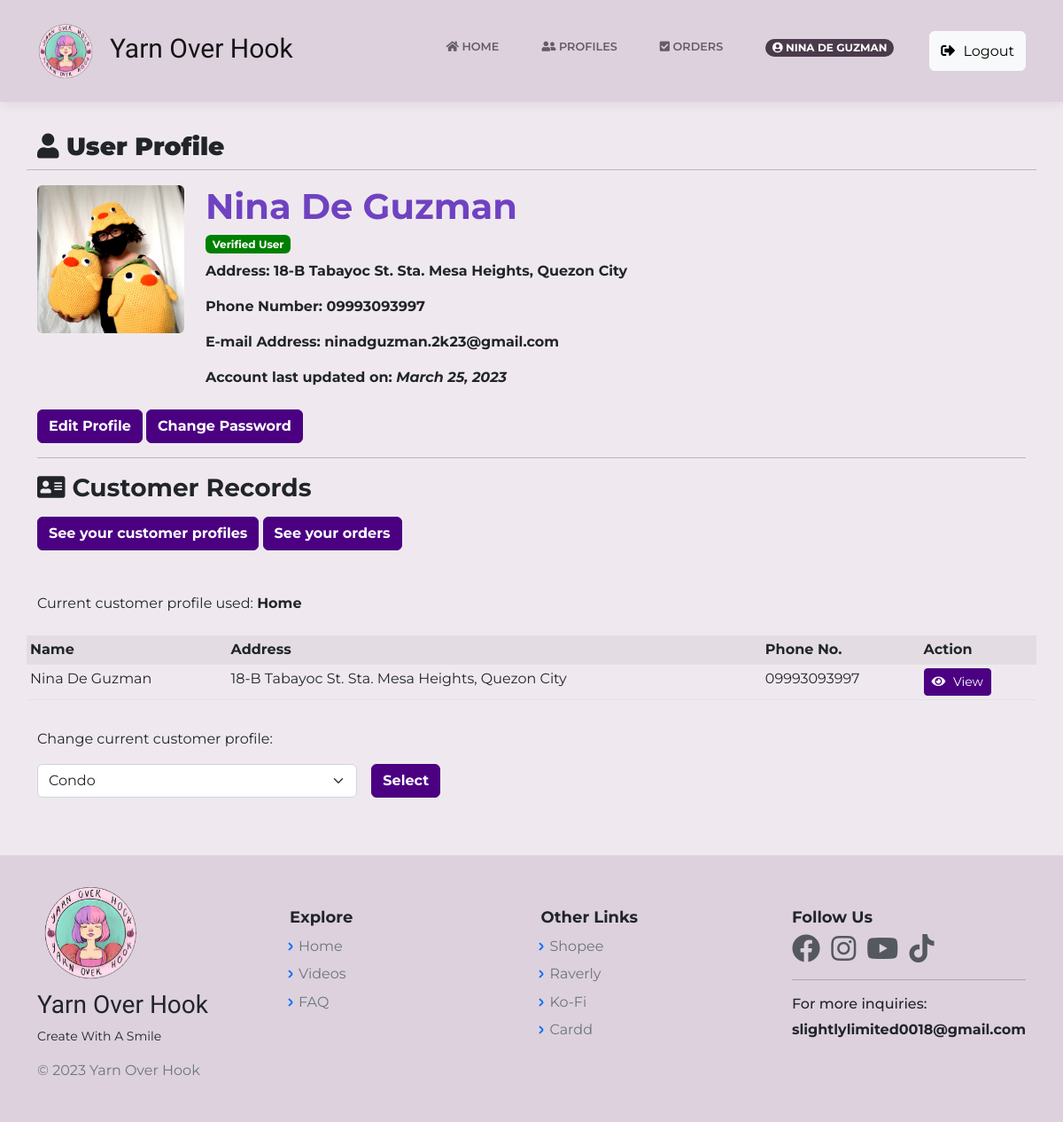
Page /UserProfile.php (signed in) on the earlier database version.
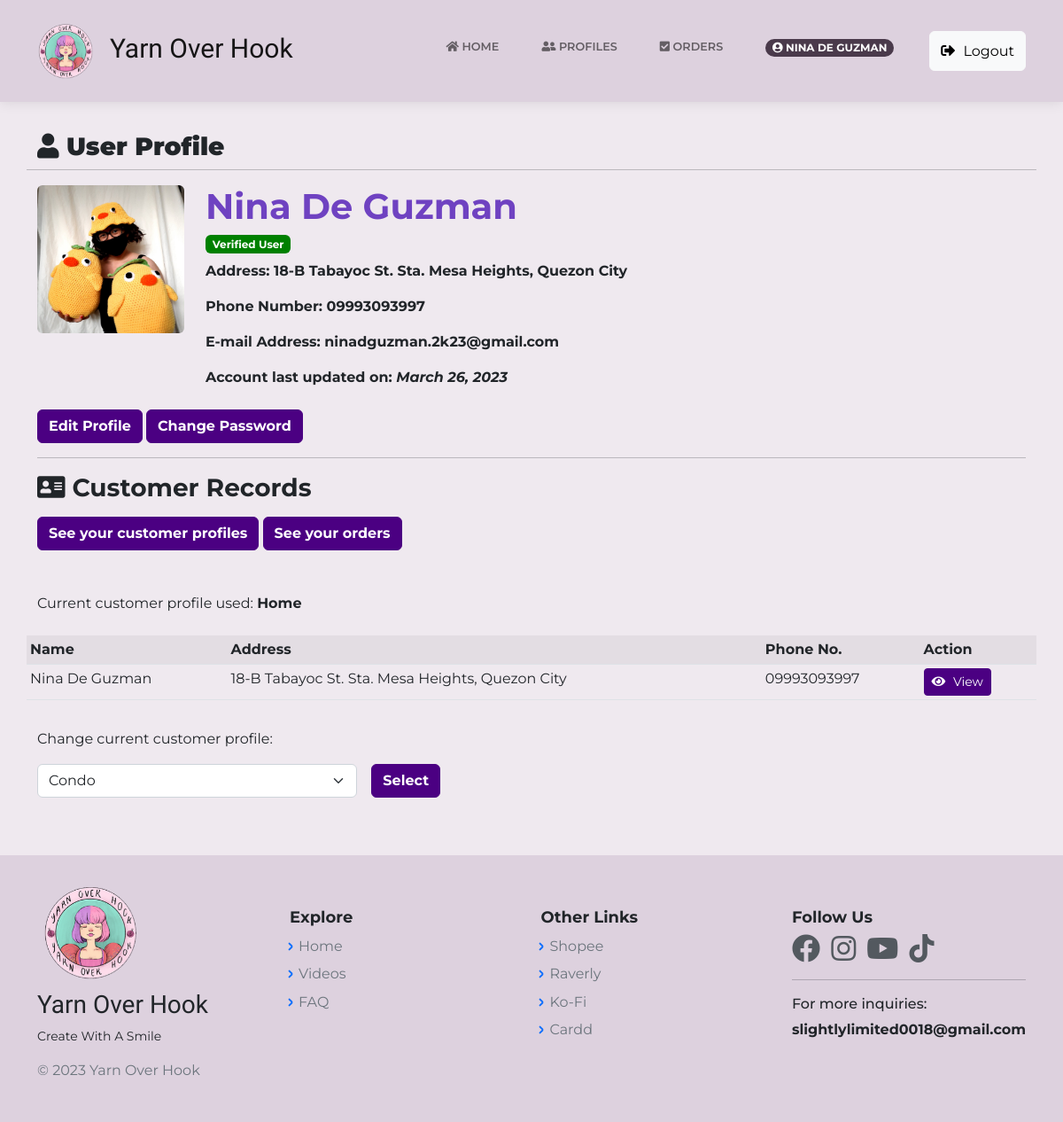
Same page on the later database version.
### tables this page shows
CREATE TABLE `register` (
  `id` bigint(20) NOT NULL,
  `cust_name` varchar(60) NOT NULL,
  `cust_avatar` varchar(255) NOT NULL,
  `cust_email` varchar(60) DEFAULT NULL,
  `cust_pass` varchar(255) NOT NULL,
  `cust_reg` varchar(60) NOT NULL,
  `cust_city` varchar(50) NOT NULL,
  `cust_st` text NOT NULL,
  `cust_brgy` varchar(50) NOT NULL,
  `cust_unit` int(11) NOT NULL,
  `cust_zip` int(10) NOT NULL,
  `cust_phone` varchar(50) NOT NULL,
  `login_id` bigint(12) NOT NULL,
  `date` timestamp NOT NULL DEFAULT current_timestamp() ON UPDATE current_timestamp(),
  `user_rank` varchar(20) NOT NULL DEFAULT 'user',
  `cust_address` varchar(60) NOT NULL,
  `cust_status` int(11) NOT NULL,
  `login_attempt` int(11) NOT NULL,
  `otp` int(11) NOT NULL
);

CREATE TABLE `cust_profile` (
  `id` bigint(20) NOT NULL,
  `c_id` bigint(12) NOT NULL,
  `c_name` varchar(60) NOT NULL,
  `c_label` varchar(255) NOT NULL,
  `region` varchar(60) NOT NULL,
  `city` varchar(60) NOT NULL,
  `street` varchar(60) NOT NULL,
  `barangay` varchar(60) NOT NULL,
  `phone_no` varchar(20) NOT NULL,
  `zip_code` int(12) NOT NULL,
  `unit_no` int(11) NOT NULL,
  `date` timestamp NOT NULL DEFAULT current_timestamp() ON UPDATE current_timestamp(),
  `address` varchar(150) NOT NULL,
  `login_id` bigint(12) NOT NULL,
  `unique_id` int(5) NOT NULL DEFAULT 1,
  `cust_status` int(1) NOT NULL DEFAULT 0
);

### UserProfile.php (the view, shortened to what this page needs)
<?php
    include("includes/dbh.inc.php");
    require 'layouts/Header.php';
    if(isset($_SESSION['login_id'])) {
		$id = mysqli_real_escape_string($con, $_SESSION['login_id']);
		$item = "SELECT * FROM register WHERE login_id = $id AND user_rank = 'user'";
		$result = mysqli_query($con, $item);
		$user = mysqli_fetch_assoc($result);
        $cust_prof = mysqli_real_escape_string($con, $_SESSION['login_id']);
		$main = "SELECT * FROM cust_profile WHERE c_id = $cust_prof AND cust_status='1'";
		$result_prof = mysqli_query($con, $main);
		$select = mysqli_fetch_all($result_prof, MYSQLI_ASSOC);
		$other = "SELECT * FROM cust_profile WHERE c_id = $cust_prof AND cust_status='0'";
        $other_count = "SELECT COUNT(*) FROM cust_profile WHERE c_id = $cust_prof AND cust_status='0'";
		$result_choice = mysqli_query($con, $other);
        $result_count = mysqli_query($con, $other_count);
		$option = mysqli_fetch_all($result_choice, MYSQLI_ASSOC);
        $count = mysqli_fetch_array($result_count)[0];
	}
?>
<body class="d-flex flex-column min-vh-100">
<?php require 'layouts/nav.php';?>
    <div class="container my-5">
        <?php if($user): ?>
        <div class="row my-3">
            <h3 style="font-weight:bold;"><strong> <i class="fas fa-user"></i> User Profile </strong></h3><hr>
            <div class="col-md-2">
                <img class="img-fluid rounded" src="<?php echo $user['cust_avatar'] ?>" title="<?php echo $user['cust_name'] ?>" alt="<?php echo $user['cust_name'] ?>">
            </div>
            <div class="col-md-10">
                <h1 style="font-weight:bold;color: rgb(111, 66, 193);"> <?php echo $user['cust_name'] ?> </h1>
                <h6 style="font-weight:bold;"> <span class="badge" style="background-color:green;"> Verified User </span></h6>
                <p style="font-weight:bold;"> Address: <?php echo $user['cust_address'] ?> </p>
                <p style="font-weight:bold;"> Phone Number: <?php echo $user['cust_phone'] ?> </p>
                <p style="font-weight:bold;"> E-mail Address: <?php echo $user['cust_email'] ?> </p>
                <p style="font-weight:bold;"> Account last updated on: <i><?php echo date("F d, Y", strtotime($user['date'])); ?></i>  </p>
            </div>
            <div class="float-end mt-2">
                <a class="btn btn-dark" href="UserProfileEdit.php" role="button" style="font-weight:bold;border-color:indigo;background-color:indigo;;"> Edit Profile </a>
                <a class="btn btn-dark" href="ChangePassword.php" role="button" style="font-weight:bold;border-color:indigo;background-color:indigo;"> Change Password </a>
            </div>
        </div>
        <hr><div class="row my-3">
        <h3><strong> <i class="fas fa-address-card" ></i> Customer Records </strong></h3>
        <?php foreach($select as $prof): ?>
            <div class="float-end mt-2 mb-5">
                <a class="btn btn-dark" href="ProfileAccntView.php" role="button" style="font-weight:bold;border-color:indigo;background-color:indigo;"> See your customer profiles </a>
                <a class="btn btn-dark" href="OrderPageCust.php" role="button" style="font-weight:bold;border-color:indigo;background-color:indigo;"> See your orders </a>
            </div>
            <p> Current customer profile used: <strong> <?php echo $prof['c_label']; ?> </strong> </p>
            <table class="table table-striped table-hover table-sm mt-2">
                <tr>
                    <th style="font-weight:bold;"> Name </th>
                    <th style="font-weight:bold;"> Address </th>
                    <th style="font-weight:bold;"> Phone No. </th>
                    <th style="font-weight:bold;"> Action </th>
                </tr>
                <tr><td> <?php echo $prof['c_name']; ?> </td>
                <td> <?php echo $prof['address']; ?>  </td>
                <td> <?php echo $prof['phone_no']; ?> </td>
                <td> <a class="btn btn-sm btn-primary" href="ProfileAccnt.php?id=<?php echo $prof['id'] ?>" role="button" style="border-color:indigo;background-color:indigo;;"><i class="fas fa-eye"></i> View</a> </td></tr>
            </table>
        <?php endforeach; ?>
        <?php if($count < 1) {
            echo "<p> Please create a new record in the Profiles page in order to change your current customer profile. </p>";
            ?>
        <?php } else if ($count >= 1) {
            ?>
            <div class="form-group mt-3">
                <p> Change current customer profile: </p>
                <form class="row g-3" action="UserProfile.php?id=<?php echo $_SESSION['login_id'] ?>" method="POST">
                    <div class="col-md-4">
                        <select class="form-select" id="selected_prof" name="selected_prof" aria-label=".form-select example">
                            <?php foreach($option as $change): ?>
                            <option value="<?php echo $change['id']; ?>"><?php echo $change['c_label']; ?></option>
                            <?php endforeach; ?>
                        </select>
                    </div>
                    <div class="col-auto">
                        <input class="btn btn-success" type="submit" id="submit" name="change_current" value="Select"  style="font-weight:bold;background-color:indigo;border-color:indigo;">
                    </div>
                </form>
            </div>
            <?php
        }
        ?>
        </div>
        <?php else: ?>
                <div class="container my-5">
                    <h2> Oops.. Page not found. Please try again. </h2>
                </div>
        <?php endif ?>
    </div>
<?php require 'layouts/Footer.php';?>

### layouts/Header.php (shortened to what this page needs)
<!DOCTYPE html>
    <html lang="en">
    <head>
        <link rel="stylesheet" href="assets/bootstrap/css/bootstrap.min.css">
        <link rel="stylesheet" href="https://use.fontawesome.com/releases/v5.14.0/css/all.css">
        <link rel="stylesheet" href="https://cdnjs.cloudflare.com/ajax/libs/OwlCarousel2/2.3.4/assets/owl.carousel.min.css" />
        <link rel="stylesheet" href="https://cdnjs.cloudflare.com/ajax/libs/OwlCarousel2/2.3.4/assets/owl.theme.default.min.css" />
        <link rel="stylesheet" href="https://cdn.jsdelivr.net/npm/pace-js@latest/pace-theme-default.min.css">
        <link href="https://cdnjs.cloudflare.com/ajax/libs/sweetalert/1.1.3/sweetalert.css" rel="stylesheet" />
        <link rel="stylesheet" href="assets/css/main.css">
        <link rel="stylesheet" href="assets/css/minimal.css">
        <link rel="stylesheet" href="assets/css/animate.min.css">
        <link rel="stylesheet" href="assets/fonts/simple-line-icons.min.css">
        <link rel="stylesheet" href="assets/css/Animated-Pretty-Product-List-v12-Animated-Pretty-Product-List.css">
        <link rel="stylesheet" href="assets/css/ProdListDesign.css">
        <link rel="stylesheet" href="assets/css/Login-with-overlay-image.css">
        <link rel="stylesheet" href="assets/css/LoginOverlay.css">
        <link rel="stylesheet" href="assets/css/modal.css">
        <link rel="stylesheet" href="assets/css/Profile-Card.css">
        <link rel="stylesheet" href="assets/css/Profile-Edit-Form-styles.css">
        <link rel="stylesheet" href="assets/css/Profile-Edit-Form.css">
        <link rel="stylesheet" href="assets/css/ProfileEdit1.css">
        <link rel="stylesheet" href="assets/css/ProfileEdit2.css">
        <link rel="stylesheet" href="assets/css/ProfileEdit3.css">
        <link rel="stylesheet" href="assets/css/SearchCSS.css">
        <link rel="stylesheet" href="assets/css/Search-Input-responsive.css">
        <link rel="stylesheet" href="assets/css/styleA.css">
        <link rel="stylesheet" href="assets/css/vanilla-zoom.min.css">
        <link rel="stylesheet" href="assets/css/ProfileDesignAdmin.css">
    </head>

### layouts/Nav.php (shortened to what this page needs)
<header>
    <nav class="navbar navbar-light navbar-expand-lg fixed-top clean-navbar">
        <div class="container">
        <a class="navbar-brand logo mx-auto" href="HomePage.php" style="padding-left: 55px;padding-right: 0px;margin-right: 44px;font-size: 30px;font-family: Alata, sans-serif;">
        <img width="70" style="padding-left: 0px;margin-left: -58px;padding-bottom: 0px;" src="assets/img/LOGOEXAMPLE.png" title="Yarn Over Hook" alt="Yarn Over Hook">&nbsp; Yarn Over Hook</a>
            <div class="collapse navbar-collapse my-2" id="navcol-1">
            <?php
                if (isset($_SESSION['login_id']) && $_SESSION['user_rank'] == 'user'){
                    echo '<ul class="navbar-nav ms-auto">
                    <li class="nav-item"><a class="nav-link" href="HomePage.php"><i class="fas fa-home"></i> Home</a></li>
                    <li class="nav-item"><a class="nav-link" href="ProfileAccntView.php"><i class="fas fa-user-friends"></i> Profiles</a></li>
                    <li class="nav-item"><a class="nav-link" href="OrderPageCust.php"><i class="fas fa-check-square"></i> Orders</a></li>
                    <li class="nav-item"><a class="nav-link" href="UserProfile.php"><h6><span class="badge rounded-pill text-white" style="background-color: #4a3a4b;"><i class="fas fa-user-circle"></i> '.$_SESSION['cust_name'].'</span></h6></a></li>
                    <button class="btn btn-light my-3 my-sm-0" id="logout" name="logout" type="submit"> <i class="fas fa-sign-out-alt"></i> Logout</button>
                    </ul>';
                    ?>
                    <?php
                } else if (isset($_SESSION['login_id']) && $_SESSION['user_rank'] == 'admin') {
                    echo '<ul class="navbar-nav ms-auto">
                    <li class="nav-item"><a class="nav-link" href="HomePage.php"><i class="fas fa-home"></i> Home</a></li>
                    <li class="nav-item"><a class="nav-link" href="CustomerProfileListAdmin.php"><i class="fas fa-user-friends"></i> Profiles</a></li>
                    <li class="nav-item"><a class="nav-link" href="Inventory.php"><i class="fas fa-dolly-flatbed"></i> Inventory</a></li>
                    <li class="nav-item"><a class="nav-link" href="OrdersAdminView.php"><i class="fas fa-check-square"></i> Orders</a></li>
                    <li class="nav-item"><a class="nav-link" href="UserProfileAdmin.php"><h6><span class="badge rounded-pill text-white" style="background-color: #4a3a4b;"><i class="fas fa-user-cog"></i> '.$_SESSION['cust_name'].'</span></h6></a></li>
                    <button class="btn btn-light my-3 my-sm-0" id="logout" name="logout" type="submit"> <i class="fas fa-sign-out-alt"></i> Logout</button>
                    </ul>';
                    ?>
            <script src="https://ajax.googleapis.com/ajax/libs/jquery/1.12.4/jquery.min.js"></script>
            <script src="https://maxcdn.bootstrapcdn.com/bootstrap/3.3.7/js/bootstrap.min.js"></script>
            <script src="assets/js/sessiontimeout.js"></script>
            <?php
                }
            ?>
            </div>
        </div>
    </nav>
</header>

### layouts/Footer.php (shortened to what this page needs)
  <footer class="mt-auto page-footer">
    <div class="container">
   	  <div class="row">
        <div class="col-12 col-md-3">
        	<a href="#"><img class="mb-2" src="assets/img/LOGOEXAMPLE.png" width="120" alt="Yarn Over Hook" title="Yarn Over Hook"></a>
          <h3 style="font-family: Alata, sans-serif;">Yarn Over Hook</h3>
          <small class="d-block mb-3">Create With A Smile</small>
          <p class="d-block mb-3 text-muted">&copy; <?php echo date("Y"); ?> Yarn Over Hook</p>
        </div>
        <div class="col-6 col-md">
          <h5>Explore</h5>
          <ul class="list-unstyled text-small">
            <li class="mb-1"><a class="link-secondary text-decoration-none" href="HomePage.php">Home</a></li>
            <li class="mb-1"><a class="link-secondary text-decoration-none" href="Videos.php">Videos</a></li>
            <li class="mb-1"><a class="link-secondary text-decoration-none" href="FAQ.php">FAQ</a></li>
          </ul>
        </div>
        <div class="col-6 col-md">
          <h5>Other Links</h5>
          <ul class="list-unstyled text-small">
            <li class="mb-1"><a class="link-secondary text-decoration-none" target="_blank" href="https://shopee.ph/y.o.h.plus">Shopee</a></li>
            <li class="mb-1"><a class="link-secondary text-decoration-none" target="_blank" href="https://www.ravelry.com/people/yohplus">Raverly</a></li>
            <li class="mb-1"><a class="link-secondary text-decoration-none" target="_blank" href="https://ko-fi.com/yohplus/link/CHONKY10">Ko-Fi</a></li>
            <li class="mb-1"><a class="link-secondary text-decoration-none" target="_blank" href="https://yohplus.carrd.co">Cardd</a></li>
          </ul>
        </div>
        <div class="col-12 col-md">
        <h5>Follow Us</h5>
          <div class="ft-soc">
  				  <a href="https://www.facebook.com/y.o.h.plus" target="_blank"> <i class="fab fa-facebook fa-2x me-2"></i></a>
            <a href="https://www.instagram.com/y.o.h.plus" target="_blank"> <i class="fab fa-instagram fa-2x me-2"></i></a>
  				  <a href="https://www.youtube.com/channel/UCSxg8KwMRQxEk8v5vjpXKcg" target="_blank"> <i class="fab fa-youtube fa-2x me-2"></i></a>
            <a href="https://vt.tiktok.com/ZScNM2Lx" target="_blank"> <i class="fab fa-tiktok fa-2x me-2"></i></a>
          </div><hr>
        <h6>For more inquiries:</h6>
        <strong>slightlylimited0018@gmail.com</strong>
    </footer>
    </body>
</html>

### assets/css/main.css (style rules this page uses)
body { background-color: #efe9ef !important; padding-top: 85px; }
footer { background-color: #ddd1de !important; padding: 30px; }
nav { padding: 20px; }
.navbar { background-color: #ddd1de; }
.container { animation: transitionInContainer 0.50s; }

### assets/css/Profile-Edit-Form-styles.css (style rules this page uses)
hr { height: 2px; }

### assets/css/Profile-Edit-Form.css (style rules this page uses)
hr { height: 2px; }

### assets/css/ProfileEdit1.css (style rules this page uses)
hr { height: 2px; }

### assets/css/ProfileEdit2.css (style rules this page uses)
hr { height: 2px; }

Differences in the rows shown:
changed register "Nina De Guzman": date "March 25, 2023" → "March 26, 2023"
